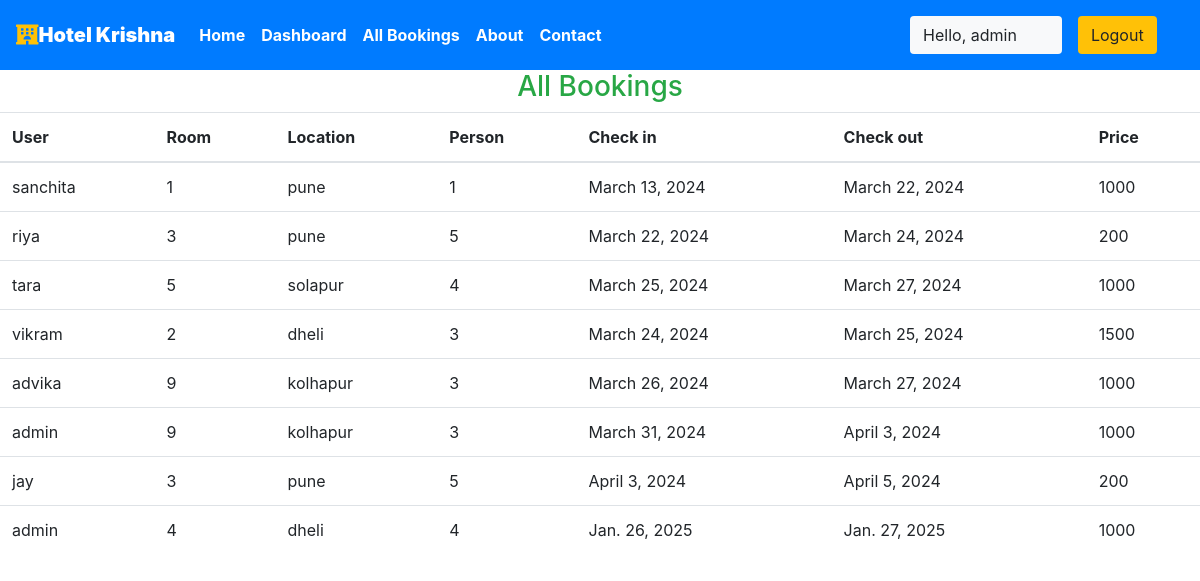
/staff/allbookings (signed in), run on the app's committed database.
### myapp/models.py (models this page shows, shortened)
class Reservation(models.Model):
    check_in = models.DateField(auto_now =False)
    check_out = models.DateField()
    room = models.ForeignKey(Rooms, on_delete = models.CASCADE)
    guest = models.ForeignKey(User, on_delete= models.CASCADE)
    booking_id = models.CharField(max_length=100,default="null")

class Rooms(models.Model):
    ROOM_STATUS = (
    ("1", "available"),
    ("2", "not available"),
    )
    ROOM_TYPE = (
    ("1", "premium"),
    ("2", "deluxe"),
    ("3","basic"),
    )
    room_type = models.CharField(max_length=50,choices = ROOM_TYPE)
    capacity = models.IntegerField()
    price = models.IntegerField()
    size = models.IntegerField()
    hotel = models.ForeignKey(Hotels, on_delete = models.CASCADE)
    status = models.CharField(choices =ROOM_STATUS,max_length = 15)
    roomnumber = models.IntegerField()

class Hotels(models.Model):
    name = models.CharField(max_length=30,default="krishna")
    owner = models.CharField(max_length=20)
    location = models.CharField(max_length=50)
    state = models.CharField(max_length=50,default="maharashtra")
    country = models.CharField(max_length=50,default="india")

### myapp/views.py (the view)
# urls.py: path('staff/allbookings', views.all_bookings,name="allbookigs"),
@login_required(login_url='/staff')
def all_bookings(request):
    bookings = Reservation.objects.all()
    if not bookings:
        messages.warning(request,"No Bookings Found")
    return HttpResponse(render(request,'staff/allbookings.html',{'bookings':bookings}))

### templates/staff/allbookings.html (shortened to what this page needs)
{% extends 'basic.html' %}
{% block body %}
<h3 class="text-center  text-success">All Bookings </h3>
<table class="table">
    <thead>
        <th>User</th>
        <th>Room</th>
        <th>Location</th>
        <th>Person</th>
        <th>Check in</th>
        <th>Check out</th>
        <th>Price</th>
    </thead>
    {% for each_booking in bookings %}
    <tr>
        <td>{{each_booking.guest.username}}</td>
        <td>{{each_booking.room.roomnumber}}</td>
        <td>{{each_booking.room.hotel.location}}</td>
        <td>{{each_booking.room.capacity}}</td>
        <td>{{each_booking.check_in}}</td>
        <td>{{each_booking.check_out}}</td>
        <td>{{each_booking.room.price}}</td>
    </tr>
    {% endfor %}
</table>
{% endblock body %}

### templates/basic.html (shortened to what this page needs)
{% load static %}
<!DOCTYPE html>
<!DOCTYPE html>
<html lang="en">
<head>
    <link rel="stylesheet" href="https://use.fontawesome.com/releases/v5.7.0/css/all.css">
    <link rel="stylesheet" href="{% static 'bootstrap\bootstrap.css' %}">
    <link rel="stylesheet" href="https://maxcdn.bootstrapcdn.com/bootstrap/4.5.0/css/bootstrap.min.css" >
</head>
<body style="dbackground-image: url('https://source.unsplash.com/random');height: 100%;">
    <div class="container-fluid px-0">
        <nav class="navbar navbar-expand-lg navbar-dark bg-primary font-weight-bold">
            <a class="navbar-brand text-bold bg-black " href="/"><i class="fas fa-hotel text-warning"></i><b>Hotel Krishna</b></a>
            <div class="collapse navbar-collapse " id="navbarSupportedContent">
                <ul class="navbar-nav mr-auto ">
                    <li class="nav-item active">
                        <a class="nav-link text-bold " href="/home"> Home</a>
                    </li>
                    {% if user.is_staff %}
                    <li class="nav-item active">
                        <a class="nav-link text-bold" href="/staff/panel">Dashboard </a>
                    </li>
                    {% elif user.is_staff == False and user.is_authenticated %}
                    <li class="nav-item active">
                            <a class="nav-link text-bold" href="/user/bookings">My Bookings </a>
                        </li>
                    {% endif %}
                    {% if user.is_staff %}
                    <li class="nav-item active">
                            <a class="nav-link text-bold" href="/staff/allbookings">All Bookings </a>
                        </li>
                    {% endif %}
                    <li class="nav-item active">
                        <a class="nav-link text-bold" href="/about">About</a>
                    </li>
                    <li class="nav-item active">
                        <a class="nav-link text-bold" href="/contact">Contact </a>
                    </li>
                </ul>
                {% if user.is_authenticated %}
                      <button class="btn btn-group bg-light" data-toggle="modal" data-target="#forlogin">
                       Hello, {{request.user}}
                       <a href="/logout" class="nav-link">
                    <button class="btn btn-group bg-warning" data-toggle="modal" data-target="#forlogin">
                        Logout
                    </button></a>&nbsp; &nbsp;
                    </button>
                {% endif %}
            </div>
        </nav>
    </div>
    {% block body %}
    {% endblock body %}
</body>
</html>

### templates/basic.html (style rules this page uses)
a { text-decoration: none; }

### data on the page
Reservation: guest.username "sanchita", room.roomnumber "1", room.hotel.location "pune", room.capacity "1", check_in "March 13, 2024", check_out "March 22, 2024", room.price "1000"
Reservation: guest.username "riya", room.roomnumber "3", room.hotel.location "pune", room.capacity "5", check_in "March 22, 2024", check_out "March 24, 2024", room.price "200"
Reservation: guest.username "tara", room.roomnumber "5", room.hotel.location "solapur", room.capacity "4", check_in "March 25, 2024", check_out "March 27, 2024", room.price "1000"
Reservation: guest.username "vikram", room.roomnumber "2", room.hotel.location "dheli", room.capacity "3", check_in "March 24, 2024", check_out "March 25, 2024", room.price "1500"
Reservation: guest.username "advika", room.roomnumber "9", room.hotel.location "kolhapur", room.capacity "3", check_in "March 26, 2024", check_out "March 27, 2024", room.price "1000"
Reservation: guest.username "admin", room.roomnumber "9", room.hotel.location "kolhapur", room.capacity "3", check_in "March 31, 2024", check_out "April 3, 2024", room.price "1000"
Reservation: guest.username "jay", room.roomnumber "3", room.hotel.location "pune", room.capacity "5", check_in "April 3, 2024", check_out "April 5, 2024", room.price "200"
Reservation: guest.username "admin", room.roomnumber "4", room.hotel.location "dheli", room.capacity "4", check_in "Jan. 26, 2025", check_out "Jan. 27, 2025", room.price "1000"

### other printed values
{{ request.user }} "admin"
